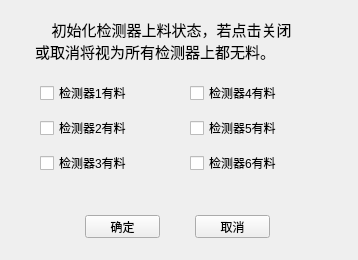
<?xml version="1.0" encoding="UTF-8"?>
<ui version="4.0">
 <class>QInitChecker</class>
 <widget class="QWidget" name="QInitChecker">
  <property name="geometry">
   <rect>
    <x>0</x>
    <y>0</y>
    <width>358</width>
    <height>260</height>
   </rect>
  </property>
  <property name="windowTitle">
   <string>QInitChecker</string>
  </property>
  <widget class="QCheckBox" name="checkBox">
   <property name="geometry">
    <rect>
     <x>40</x>
     <y>85</y>
     <width>96</width>
     <height>16</height>
    </rect>
   </property>
   <property name="text">
    <string>检测器1有料</string>
   </property>
  </widget>
  <widget class="QCheckBox" name="checkBox_2">
   <property name="geometry">
    <rect>
     <x>190</x>
     <y>85</y>
     <width>101</width>
     <height>16</height>
    </rect>
   </property>
   <property name="text">
    <string>检测器4有料</string>
   </property>
  </widget>
  <widget class="QCheckBox" name="checkBox_3">
   <property name="geometry">
    <rect>
     <x>40</x>
     <y>120</y>
     <width>96</width>
     <height>16</height>
    </rect>
   </property>
   <property name="text">
    <string>检测器2有料</string>
   </property>
  </widget>
  <widget class="QCheckBox" name="checkBox_4">
   <property name="geometry">
    <rect>
     <x>190</x>
     <y>120</y>
     <width>101</width>
     <height>16</height>
    </rect>
   </property>
   <property name="text">
    <string>检测器5有料</string>
   </property>
  </widget>
  <widget class="QCheckBox" name="checkBox_5">
   <property name="geometry">
    <rect>
     <x>40</x>
     <y>155</y>
     <width>96</width>
     <height>16</height>
    </rect>
   </property>
   <property name="text">
    <string>检测器3有料</string>
   </property>
  </widget>
  <widget class="QCheckBox" name="checkBox_6">
   <property name="geometry">
    <rect>
     <x>190</x>
     <y>155</y>
     <width>101</width>
     <height>16</height>
    </rect>
   </property>
   <property name="text">
    <string>检测器6有料</string>
   </property>
  </widget>
  <widget class="QPushButton" name="pushButton">
   <property name="geometry">
    <rect>
     <x>85</x>
     <y>215</y>
     <width>75</width>
     <height>23</height>
    </rect>
   </property>
   <property name="text">
    <string>确定</string>
   </property>
  </widget>
  <widget class="QLabel" name="label">
   <property name="geometry">
    <rect>
     <x>35</x>
     <y>20</y>
     <width>286</width>
     <height>41</height>
    </rect>
   </property>
   <property name="font">
    <font>
     <pointsize>11</pointsize>
    </font>
   </property>
   <property name="text">
    <string>    初始化检测器上料状态，若点击关闭
或取消将视为所有检测器上都无料。</string>
   </property>
  </widget>
  <widget class="QPushButton" name="pushButton_2">
   <property name="geometry">
    <rect>
     <x>195</x>
     <y>215</y>
     <width>75</width>
     <height>23</height>
    </rect>
   </property>
   <property name="text">
    <string>取消</string>
   </property>
  </widget>
 </widget>
 <layoutdefault spacing="6" margin="11"/>
 <resources/>
 <connections/>
</ui>
